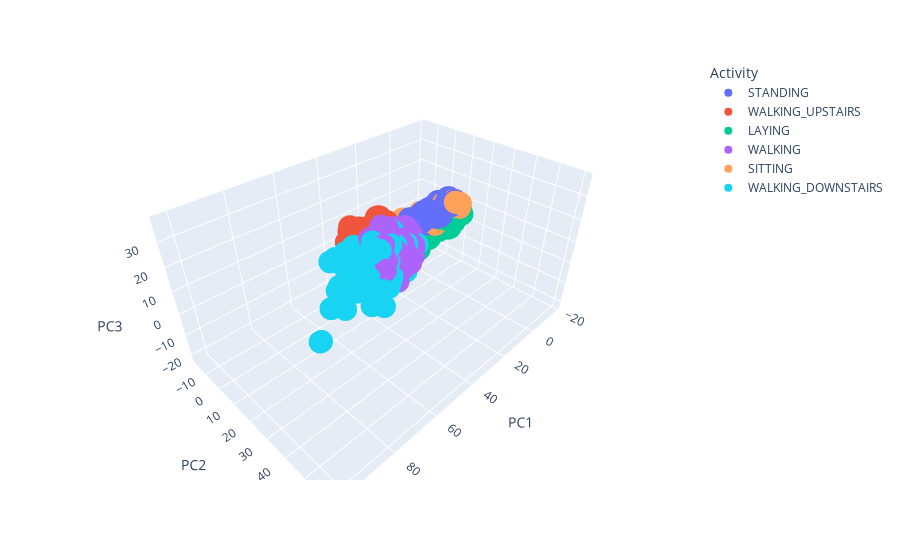

The notebook cell this image was saved under:
### Code cell
temp = df_pca.copy()
temp["Activity"] = df["Activity"]
fig = px.scatter_3d(temp[["PC1", "PC2", "PC3", "Activity"]], x='PC1', y='PC2', z='PC3', color="Activity")
fig.show()

### Figure 1 — Plotly figure (JSON) as saved in the notebook; plotly's stock layout.template omitted (floating-point values rounded to 4 significant figures; data arrays with more than 128 entries replaced by an {"elided": "..."} marker saying what was removed)
{"data": [{"hovertemplate": "Activity=STANDING<br>PC1=%{x}<br>PC2=%{y}<br>PC3=%{z}<extra></extra>", "legendgroup": "STANDING", "marker": {"color": "#636efa", "symbol": "circle"}, "mode": "markers", "name": "STANDING", "scene": "scene", "showlegend": true, "type": "scatter3d", "x": {"elided": "1979 float values"}, "y": {"elided": "1979 float values"}, "z": {"elided": "1979 float values"}}, {"hovertemplate": "Activity=WALKING_UPSTAIRS<br>PC1=%{x}<br>PC2=%{y}<br>PC3=%{z}<extra></extra>", "legendgroup": "WALKING_UPSTAIRS", "marker": {"color": "#EF553B", "symbol": "circle"}, "mode": "markers", "name": "WALKING_UPSTAIRS", "scene": "scene", "showlegend": true, "type": "scatter3d", "x": {"elided": "1633 float values"}, "y": {"elided": "1633 float values"}, "z": {"elided": "1633 float values"}}, {"hovertemplate": "Activity=LAYING<br>PC1=%{x}<br>PC2=%{y}<br>PC3=%{z}<extra></extra>", "legendgroup": "LAYING", "marker": {"color": "#00cc96", "symbol": "circle"}, "mode": "markers", "name": "LAYING", "scene": "scene", "showlegend": true, "type": "scatter3d", "x": {"elided": "2167 float values"}, "y": {"elided": "2167 float values"}, "z": {"elided": "2167 float values"}}, {"hovertemplate": "Activity=WALKING<br>PC1=%{x}<br>PC2=%{y}<br>PC3=%{z}<extra></extra>", "legendgroup": "WALKING", "marker": {"color": "#ab63fa", "symbol": "circle"}, "mode": "markers", "name": "WALKING", "scene": "scene", "showlegend": true, "type": "scatter3d", "x": {"elided": "1900 float values"}, "y": {"elided": "1900 float values"}, "z": {"elided": "1900 float values"}}, {"hovertemplate": "Activity=SITTING<br>PC1=%{x}<br>PC2=%{y}<br>PC3=%{z}<extra></extra>", "legendgroup": "SITTING", "marker": {"color": "#FFA15A", "symbol": "circle"}, "mode": "markers", "name": "SITTING", "scene": "scene", "showlegend": true, "type": "scatter3d", "x": {"elided": "2019 float values"}, "y": {"elided": "2019 float values"}, "z": {"elided": "2019 float values"}}, {"hovertemplate": "Activity=WALKING_DOWNSTAIRS<br>PC1=%{x}<br>PC2=%{y}<br>PC3=%{z}<extra></extra>", "legendgroup": "WALKING_DOWNSTAIRS", "marker": {"color": "#19d3f3", "symbol": "circle"}, "mode": "markers", "name": "WALKING_DOWNSTAIRS", "scene": "scene", "showlegend": true, "type": "scatter3d", "x": {"elided": "1388 float values"}, "y": {"elided": "1388 float values"}, "z": {"elided": "1388 float values"}}], "layout": {"legend": {"title": {"text": "Activity"}, "tracegroupgap": 0}, "margin": {"t": 60}, "scene": {"domain": {"x": [0, 1], "y": [0, 1]}, "xaxis": {"title": {"text": "PC1"}}, "yaxis": {"title": {"text": "PC2"}}, "zaxis": {"title": {"text": "PC3"}}}}}
